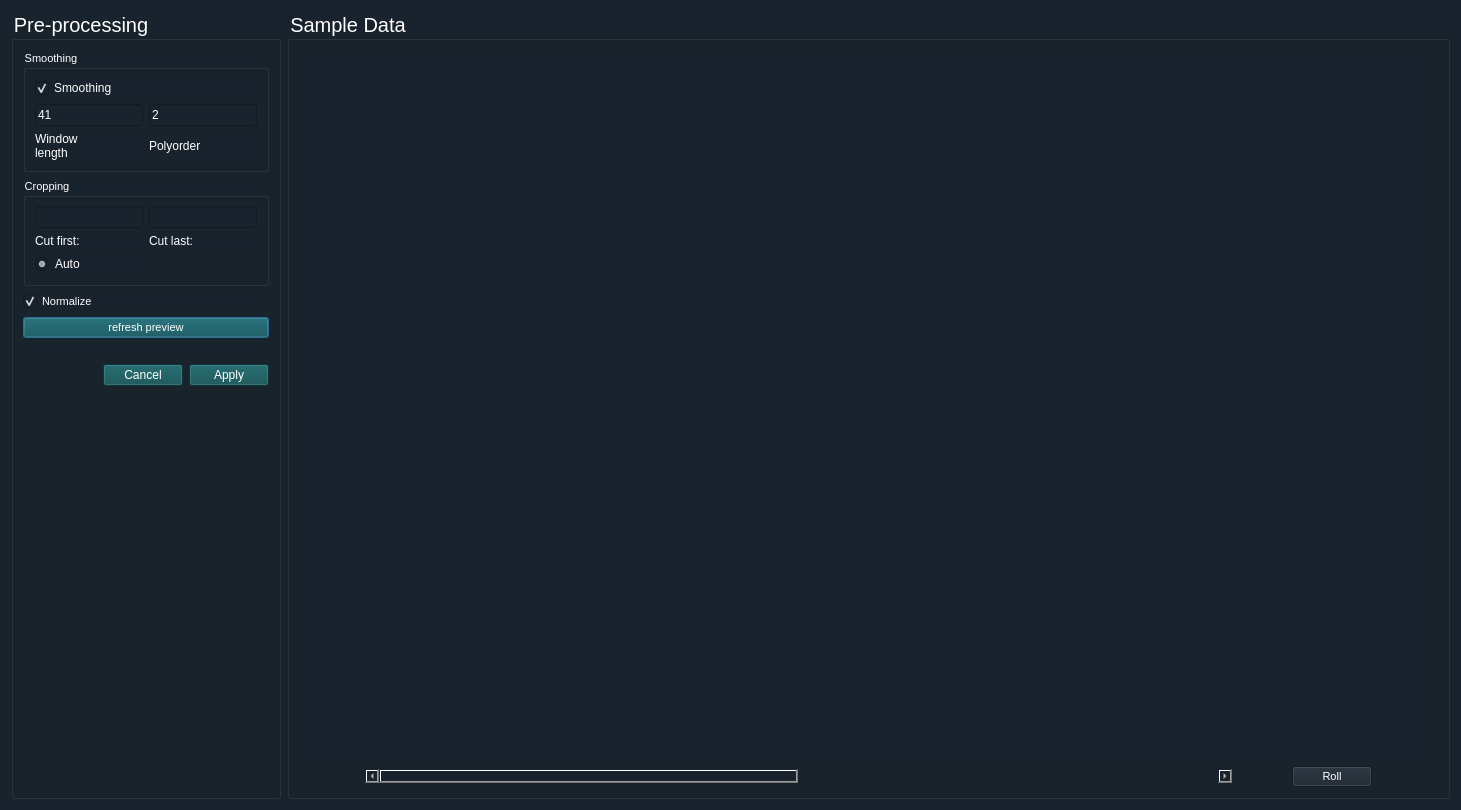
<?xml version="1.0" encoding="UTF-8"?>
<ui version="4.0">
 <class>Dialog</class>
 <widget class="QDialog" name="Dialog">
  <property name="geometry">
   <rect>
    <x>0</x>
    <y>0</y>
    <width>1461</width>
    <height>810</height>
   </rect>
  </property>
  <property name="windowTitle">
   <string>Dialog</string>
  </property>
  <property name="styleSheet">
   <string notr="true">background-color: rgb(25, 35, 45); color: rgb(255,255,255);</string>
  </property>
  <property name="sizeGripEnabled">
   <bool>false</bool>
  </property>
  <property name="modal">
   <bool>false</bool>
  </property>
  <layout class="QHBoxLayout" name="horizontalLayout_2" stretch="0,1">
   <item>
    <widget class="QGroupBox" name="groupBox">
     <property name="minimumSize">
      <size>
       <width>180</width>
       <height>0</height>
      </size>
     </property>
     <property name="font">
      <font>
       <pointsize>15</pointsize>
      </font>
     </property>
     <property name="styleSheet">
      <string notr="true"/>
     </property>
     <property name="title">
      <string>Pre-processing</string>
     </property>
     <layout class="QVBoxLayout" name="verticalLayout_2" stretch="0,0,0,0,0,0,1">
      <item>
       <widget class="QGroupBox" name="Smooth_Group">
        <property name="font">
         <font>
          <pointsize>8</pointsize>
         </font>
        </property>
        <property name="toolTip">
         <string/>
        </property>
        <property name="toolTipDuration">
         <number>-1</number>
        </property>
        <property name="statusTip">
         <string>applying scipy savgol_filter</string>
        </property>
        <property name="accessibleDescription">
         <string/>
        </property>
        <property name="title">
         <string>Smoothing</string>
        </property>
        <layout class="QGridLayout" name="gridLayout">
         <item row="0" column="0" colspan="2">
          <widget class="QCheckBox" name="smooth_bool">
           <property name="toolTip">
            <string>applying scipy savgol_filter</string>
           </property>
           <property name="accessibleDescription">
            <string/>
           </property>
           <property name="text">
            <string notr="true">Smoothing</string>
           </property>
           <property name="checked">
            <bool>true</bool>
           </property>
           <property name="tristate">
            <bool>false</bool>
           </property>
          </widget>
         </item>
         <item row="2" column="0">
          <widget class="QLabel" name="label">
           <property name="text">
            <string>Window 
length</string>
           </property>
          </widget>
         </item>
         <item row="2" column="1">
          <widget class="QLabel" name="label_2">
           <property name="text">
            <string>Polyorder</string>
           </property>
          </widget>
         </item>
         <item row="1" column="1">
          <widget class="QLineEdit" name="smooth_polyorder">
           <property name="inputMask">
            <string/>
           </property>
           <property name="text">
            <string>2</string>
           </property>
          </widget>
         </item>
         <item row="1" column="0">
          <widget class="QLineEdit" name="smooth_window">
           <property name="inputMask">
            <string/>
           </property>
           <property name="text">
            <string>41</string>
           </property>
          </widget>
         </item>
        </layout>
       </widget>
      </item>
      <item>
       <widget class="QGroupBox" name="groupBox_2">
        <property name="font">
         <font>
          <pointsize>8</pointsize>
         </font>
        </property>
        <property name="title">
         <string>Cropping</string>
        </property>
        <layout class="QGridLayout" name="gridLayout_2">
         <item row="0" column="0">
          <widget class="QLineEdit" name="crop_start">
           <property name="inputMask">
            <string/>
           </property>
           <property name="text">
            <string/>
           </property>
          </widget>
         </item>
         <item row="1" column="0">
          <widget class="QLabel" name="label_3">
           <property name="text">
            <string>Cut first:</string>
           </property>
          </widget>
         </item>
         <item row="1" column="1">
          <widget class="QLabel" name="label_4">
           <property name="text">
            <string>Cut last:</string>
           </property>
          </widget>
         </item>
         <item row="0" column="1">
          <widget class="QLineEdit" name="crop_end">
           <property name="inputMask">
            <string/>
           </property>
           <property name="text">
            <string/>
           </property>
          </widget>
         </item>
         <item row="2" column="0">
          <widget class="QRadioButton" name="radioButton_autoCutFirst">
           <property name="text">
            <string>Auto</string>
           </property>
           <property name="checked">
            <bool>true</bool>
           </property>
          </widget>
         </item>
        </layout>
       </widget>
      </item>
      <item>
       <widget class="QCheckBox" name="normalize_bool">
        <property name="font">
         <font>
          <pointsize>8</pointsize>
         </font>
        </property>
        <property name="text">
         <string>Normalize</string>
        </property>
        <property name="checked">
         <bool>true</bool>
        </property>
       </widget>
      </item>
      <item>
       <widget class="QPushButton" name="button_refresh">
        <property name="font">
         <font>
          <pointsize>8</pointsize>
         </font>
        </property>
        <property name="styleSheet">
         <string notr="true">background-color: rgb(11, 76, 80)</string>
        </property>
        <property name="text">
         <string>refresh preview</string>
        </property>
       </widget>
      </item>
      <item>
       <widget class="QLabel" name="smooth_error_label">
        <property name="text">
         <string/>
        </property>
        <property name="wordWrap">
         <bool>true</bool>
        </property>
       </widget>
      </item>
      <item>
       <widget class="QDialogButtonBox" name="dialog_buttons">
        <property name="font">
         <font>
          <pointsize>8</pointsize>
         </font>
        </property>
        <property name="styleSheet">
         <string notr="true">background-color: rgb(11, 76, 80)</string>
        </property>
        <property name="orientation">
         <enum>Qt::Horizontal</enum>
        </property>
        <property name="standardButtons">
         <set>QDialogButtonBox::Apply|QDialogButtonBox::Cancel</set>
        </property>
        <property name="centerButtons">
         <bool>false</bool>
        </property>
       </widget>
      </item>
      <item>
       <spacer name="verticalSpacer">
        <property name="orientation">
         <enum>Qt::Vertical</enum>
        </property>
        <property name="sizeHint" stdset="0">
         <size>
          <width>20</width>
          <height>40</height>
         </size>
        </property>
       </spacer>
      </item>
     </layout>
    </widget>
   </item>
   <item>
    <widget class="QGroupBox" name="groupBox_3">
     <property name="font">
      <font>
       <pointsize>15</pointsize>
      </font>
     </property>
     <property name="title">
      <string>Sample Data</string>
     </property>
     <layout class="QVBoxLayout" name="verticalLayout" stretch="1,0">
      <item>
       <widget class="MplWidget" name="MplWidget_prepro" native="true"/>
      </item>
      <item>
       <layout class="QHBoxLayout" name="horizontalLayout" stretch="1,0">
        <property name="spacing">
         <number>60</number>
        </property>
        <property name="sizeConstraint">
         <enum>QLayout::SetFixedSize</enum>
        </property>
        <property name="leftMargin">
         <number>66</number>
        </property>
        <property name="rightMargin">
         <number>66</number>
        </property>
        <item>
         <widget class="QScrollBar" name="prepro_scroll">
          <property name="enabled">
           <bool>true</bool>
          </property>
          <property name="maximum">
           <number>1</number>
          </property>
          <property name="pageStep">
           <number>1</number>
          </property>
          <property name="orientation">
           <enum>Qt::Horizontal</enum>
          </property>
          <property name="invertedAppearance">
           <bool>false</bool>
          </property>
          <property name="invertedControls">
           <bool>true</bool>
          </property>
         </widget>
        </item>
        <item>
         <widget class="QPushButton" name="prepro_roll">
          <property name="font">
           <font>
            <pointsize>8</pointsize>
           </font>
          </property>
          <property name="text">
           <string>Roll</string>
          </property>
         </widget>
        </item>
       </layout>
      </item>
     </layout>
    </widget>
   </item>
  </layout>
 </widget>
 <customwidgets>
  <customwidget>
   <class>MplWidget</class>
   <extends>QWidget</extends>
   <header>mplwidget.h</header>
   <container>1</container>
  </customwidget>
 </customwidgets>
 <resources/>
 <connections>
  <connection>
   <sender>dialog_buttons</sender>
   <signal>accepted()</signal>
   <receiver>Dialog</receiver>
   <slot>accept()</slot>
   <hints>
    <hint type="sourcelabel">
     <x>248</x>
     <y>254</y>
    </hint>
    <hint type="destinationlabel">
     <x>157</x>
     <y>274</y>
    </hint>
   </hints>
  </connection>
  <connection>
   <sender>dialog_buttons</sender>
   <signal>rejected()</signal>
   <receiver>Dialog</receiver>
   <slot>reject()</slot>
   <hints>
    <hint type="sourcelabel">
     <x>316</x>
     <y>260</y>
    </hint>
    <hint type="destinationlabel">
     <x>286</x>
     <y>274</y>
    </hint>
   </hints>
  </connection>
 </connections>
</ui>
